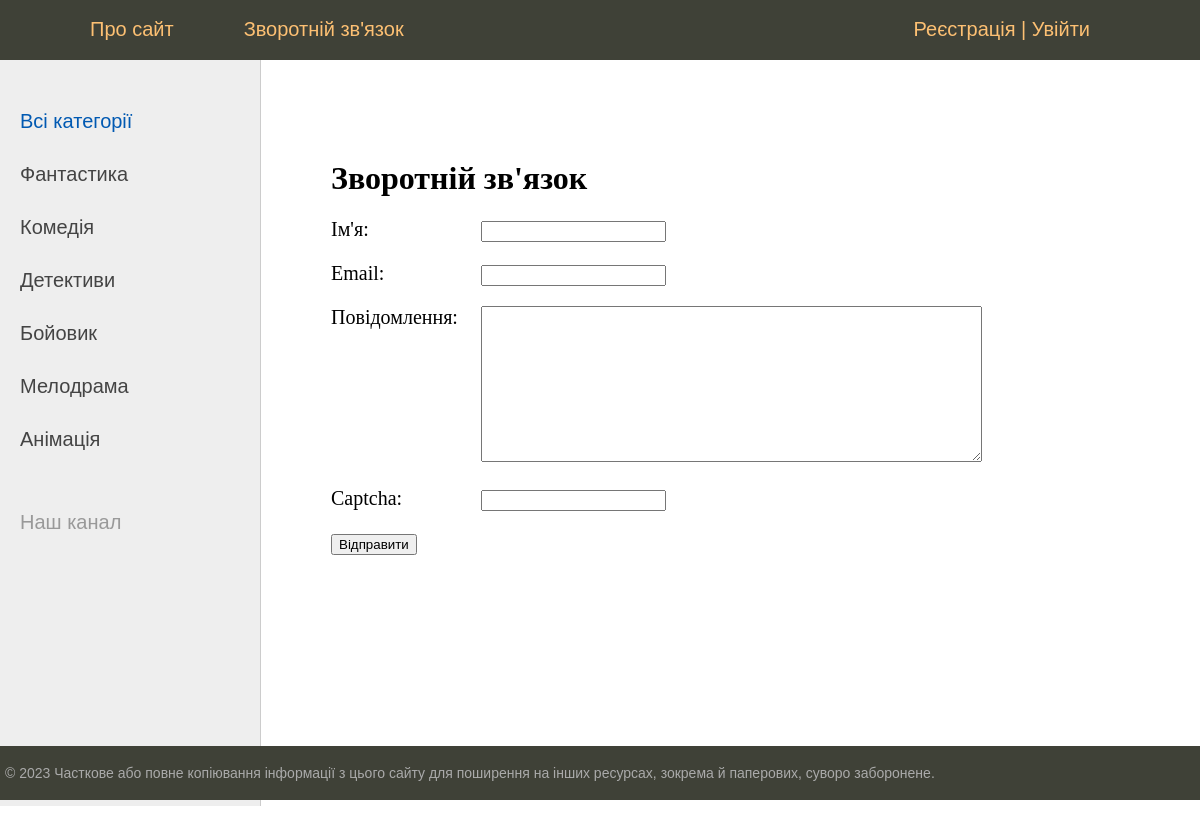
Page /contact/ on the committed database.
### movies/models.py (models this page shows, shortened)
class Category(models.Model):
    name = models.CharField(max_length=100, db_index=True, verbose_name='Категорія')
    slug = models.SlugField(max_length=255, unique=True, null=True, db_index=True, verbose_name='URL')
    def get_absolute_url(self):
        return reverse('category', kwargs={'cat_slug': self.slug})
    class Meta:
        verbose_name = 'Категорія'
        verbose_name_plural = 'Категорії'
        ordering = ['id']

### movies/views.py (the view, shortened to what this page needs)
# urls.py: path('contact/', ContactFormView.as_view(), name='contact'),
class ContactFormView(DataMixin, FormView):
    form_class = ContactForm
    template_name = 'movies/contact.html'
    success_url = reverse_lazy('home')
    def get_context_data(self, *, object_list=None, **kwargs):
        context = super().get_context_data(**kwargs)
        c_def = self.get_user_context(title='Зворотній зв\'язок')
        context = dict(list(context.items()) + list(c_def.items()))
        return context

### movies/forms.py
class ContactForm(forms.Form):
    name = forms.CharField(label='Ім\'я', max_length=255)
    email = forms.EmailField(label='Email')
    content = forms.CharField(label='Повідомлення',widget=forms.Textarea(attrs={'cols':60, 'rows':10}))
    captcha = CaptchaField()

### movies/utils.py (called while the page is built)
    def get_user_context(self, **kwargs):
        context = kwargs
        cats = cache.get('cats')
        if not cats:
            cats = Category.objects.all()
            cache.set('cats', cats, 60)
        user_menu = menu.copy()
        if not self.request.user.is_authenticated:
            user_menu.pop(1)
        context['menu'] = user_menu
        context['cats'] = cats
        if 'cat_selected' not in context:
            context['cat_selected'] = 0
        return context

### movies/templates/movies/contact.html (shortened to what this page needs)
{% extends 'movies/base.html' %}
{% block content %}
<h1>{{title}}</h1>
<form method="post">
    {% for f in form %}
<p><label class="form-label" for="{{ f.id_for_label }}">{{f.label}}:</label>{{ f }}</p>
    {% endfor %}
    <button type="submit">Відправити</button>
</form>
{% endblock %}

### movies/templates/movies/base.html (shortened to what this page needs)
<!DOCTYPE html>
{% load static %}
{% load cache %}
<html>
<head>
	<link type="text/css" href="{% static 'movies/css/styles.css' %}" rel="stylesheet" />
</head>
<body>
<table class="table-page" border=0 cellpadding="0" cellspacing="0">
<tr><td valign=top>
{% block mainmenu %}
		<div class="header">
			<ul id="mainmenu" class="mainmenu">
			<li class="logo"><a href="/"><div class="logo"></div></a></li>
{% for m in menu %}
				<li><a href="{% url m.url_name %}">{{m.title}}</a></li>
{% endfor %}
				<li class="last">
				{% if request.user.is_authenticated %}
				<li class="last"> {{user.username}} | <a href="{% url 'logout' %}">Вийти</a></li>
				{% else %}
				<li class="last"><a href="{% url 'register' %}">Реєстрація</a> | <a href="{% url 'login' %}">Увійти</a></li>
				{% endif %}
			</ul>
		</div>
{% endblock mainmenu %}
<table class="table-content" border=0 cellpadding="0" cellspacing="0">
<tr>
	<td valign="top" class="left-chapters">
	<ul id="leftchapters">
		{% cache 60 sidebar %}
{% if cat_selected == 0 %}
		<li class="selected">Всі категорії</li>
{% else %}
		<li><a href="{% url 'home' %}">Всі категорії</a></li>
{% endif %}
{% endcache %}
{% for c in cats %}
		{% if c.pk == cat_selected %}
			<li class="selected">{{c.name}}</li>
		{% else %}
			<li><a href="{{ c.get_absolute_url }}">{{c.name}}</a></li>
		{% endif %}
{% endfor %}
		<li class="share">
		<p>Наш канал</p>
		<a class="share-yt" href="https://www.youtube.com/watch?v=Gxkpidxz4-c" target="_blank" rel="nofollow"></a>
		</li>
	</ul>
</td>
<td valign="top" class="content">
	<div class="content-text">
{% block content %}
{% endblock %}
	</div>
</td></tr></table>
</td></tr>
<tr><td valign=top>
	<div id="footer">
		<p>&copy; 2023 Часткове або повне копіювання інформації з цього сайту для поширення на інших ресурсах, зокрема й паперових, суворо заборонене.</p>
	</div>
</td></tr></table>
</body>
</html>

### movies/static/movies/css/styles.css (style rules this page uses)
html, body { font-family: 'Arial'; margin: 0; padding: 0; height: 100%; width: 100%; color: #444; }
a { color: #0059b2; text-decoration: none; }
.table-page { width: 100%; height: 100%; vertical-align: top; }
.table-page tr { height: 100%; }
.header { background: #3F4137; height: 60px; }
.logo { background: url('../images/logo_step.png') no-repeat 10px 5px; width: 60px; height: 60px; }
ul.mainmenu { list-style: none; margin: 0; padding: 0; height: 60px; color: #fdc073; font-size: 20px; overflow: hidden; }
ul.mainmenu li { float: left; margin: 18px 40px 0 30px; }
ul.mainmenu li.logo { margin: 0; }
ul.mainmenu li.last { float: right; }
ul.mainmenu li a { color: #fdc073; text-decoration: none; }
.table-content { width: 100%; min-height: 100%; height: 100%; }
.left-chapters { margin: 0; background: #eee; border-right: 1px solid #ccc; min-height: 100%; }
.left-chapters ul { width: 230px; min-height: 100%; margin: 0; padding: 20px 10px 10px 20px; list-style: none; font-size: 20px; }
.left-chapters ul li { margin: 30px 0 0 0; color: #999; }
.left-chapters ul li.selected { color: #0059b2; }
.left-chapters ul li a { color: #444; text-decoration: none; }
.left-chapters ul li.share { margin: 60px 0 0 0; }
.left-chapters ul li.share p { margin: 30px 0 30px 0; }
.left-chapters ul li.share a { display: inline-block; width: 40px; height: 40px; margin: 0 20px 0 0; }
.left-chapters ul li.share a.share-yt { width: 100%; height: 30px; background: url('../images/share_yt.png') no-repeat 0 0 }
.content { padding: 40px 20px 20px 40px; width: 100%; box-sizing: border-box; }
.content-text { margin: 60px 0 0 30px; color: #000; font-size: 20px; font-family: Yandex Sans Display Light; }
.content-text h1 { font-size: 32px; }
#footer { box-sizing: border-box; background: #3F4137; padding: 5px; color: #aaa; font-size: 14px; font-family: Verdana, Geneva, Arial, Helvetica; text-align: left; overflow: hidden; }
.form-label { display: inline-block; min-width: 150px; vertical-align: top; }

### rows in the picture
Category: name "Фантастика"
Category: name "Комедія"
Category: name "Детективи"
Category: name "Бойовик"
Category: name "Мелодрама"
Category: name "Анімація"

### other values in the picture
{{ m.title }} "Про сайт" "Зворотній зв'язок"
{{ title }} "Зворотній зв'язок"
{{ f.label }} "Ім'я" "Email" "Повідомлення" "Captcha"
